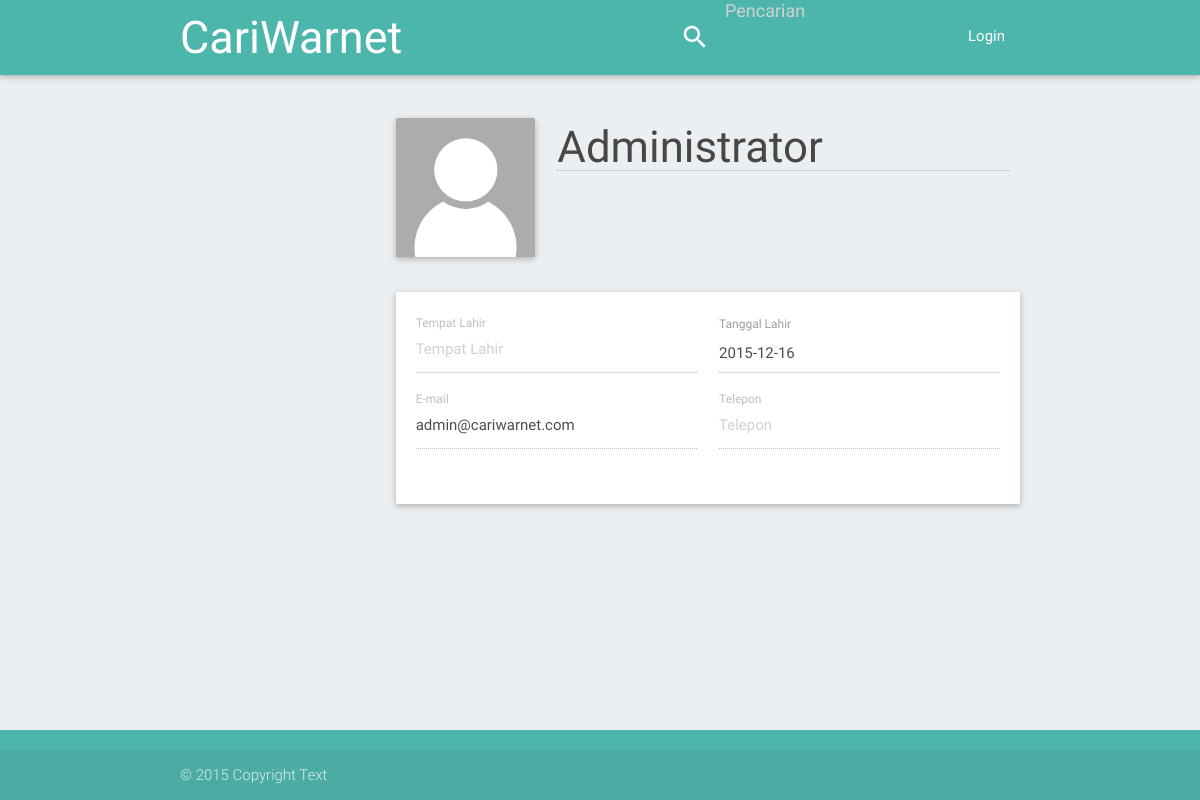
Page /profile?id=1 on the committed database.
### tables this page shows
CREATE TABLE `tblmember` (
  `mbr_id` int(8) NOT NULL,
  `mbr_username` varchar(64) NOT NULL,
  `mbr_password` varchar(32) NOT NULL,
  `mbr_name` varchar(200) NOT NULL,
  `mbr_email` varchar(64) NOT NULL,
  `mbr_tempat_lhr` varchar(100) DEFAULT '',
  `mbr_tgl_lhr` datetime(6) NOT NULL,
  `mbr_phone` varchar(30) DEFAULT '',
  `mbr_mode` tinyint(4) DEFAULT '1',
  `mbr_img` longblob,
  `mbr_img_nm` varchar(50) DEFAULT ''
);

### profile/profile.php (called while the page is built, shortened)
<?php
$isLogin = !empty($sessionUsername);
$curId = "";
if (!empty($_GET["id"])) {
	$curId = $_GET["id"];
}
$userId = $curId;
    if (isset($_POST["id"])
        && isset($_POST["name"])
        && isset($_POST["tempatLahir"])
        && isset($_POST["dateLahir"])
        && isset($_POST["email"])
        && isset($_POST["mode"])
        ) {
        $image = "NULL";
        $image_nm = "";
        $filename = "";
        if(!empty($_FILES['gambar'])) {
        	try {
        		if (is_uploaded_file($_FILES['gambar']['tmp_name']) && getimagesize($_FILES['gambar']['tmp_name']) != false) {
        			$size = getimagesize($_FILES['gambar']['tmp_name']);
                    $filename = $_FILES['gambar']['tmp_name'];
        			$type = $size['mime'];
                    $image = "'" . file_get_contents($filename) . "'";
        			$dimension = $size[3];
        			$image_nm = $_FILES['gambar']['name'];
        			$maxsize = 2097152;
        			if($_FILES['gambar']['size'] < $maxsize ) {
                    }
        			else {
        				throw new Exception("File Size Error");
        			}
        		}
        		else {
        			throw new Exception("Unsupported Image Format!");
        		}
        	}
        	catch(Exception $e) {
        		echo $e->getMessage();
        		echo 'Sorry, could not upload file';
        	}
        }
        $id = $_POST['id'];
        $name = $_POST['name'];
        $email = $_POST['email'];
        $tempatLahir = $_POST['tempatLahir'];
        $dateLahir = $_POST['dateLahir'];
        $phone = $_POST['phone'];
        $mode = $_POST['mode'];
        $id = AvoidSI($id);
        $name = AvoidSI($name);
        $email = AvoidSI($email);
        $tempatLahir = AvoidSI($tempatLahir);
        $dateLahir = AvoidSI($dateLahir);
        $phone = AvoidSI($phone);
        $mode = AvoidSI($mode);
        $image_nm = AvoidSI($image_nm);
        $dateLahir = strtotime($dateLahir);
        $dateCheck = true;
        $dateCheck = $dateCheck && !empty($dateLahir);
        if($dateCheck) {
            $dateLahir = date("Y-m-d", $dateLahir);
            $dateCheck = !empty($dateLahir);
        }
        if($dateCheck) {
		    include("../options/config.php");
            $query = "UPDATE cariwarnet.tblmember SET " .
                        "mbr_name = '$name', " .
                        "mbr_email = '$email', " .
                        "mbr_tempat_lhr = '$tempatLahir', " .
                        "mbr_tgl_lhr = '$dateLahir', " .
                        "mbr_phone = '$phone', " .
                        "mbr_img = " . (empty($filename) ? "NULL" : "'".  mysql_escape_string(file_get_contents($filename)) . "'") . ", " .
                        "mbr_img_nm = '$image_nm', " .
                        "mbr_mode = '$mode' " .
                        "WHERE mbr_id = $id";
            $sql = mysql_query($query);
            if ($sql) {
                $sessionName = $name;
                header("location:../profile?id=$id&success=1");
            }
            else header("location:../profile?id=$id&success=2");
        }
        else header("location:../profile?id=$id&success=3");
    }
	else if (!empty($_GET["id"])) {
        $isEdit = !empty($_GET["edit"]) && $curId == $sessionId;
		$query="SELECT * FROM tblmember WHERE mbr_id='$userId'";
		$hasil = mysql_query($query);
		$data = mysql_fetch_array($hasil);
		$count = mysql_num_rows($hasil);
		if ($count == 1)
		{
			$userName = $data["mbr_name"];
			$userEmail = $data["mbr_email"];
			$userTempatLahir = $data["mbr_tempat_lhr"];
			$userTanggalLahir = date("Y-m-d", strtotime($data["mbr_tgl_lhr"]));
			$userTelepon = $data["mbr_phone"];
		}
	}
	else {
        if (empty($sessionId)) header("location:../");
        else header("location:../profile?id=$sessionId");
    }
?>

### profile/index.php (the view, shortened to what this page needs)
<?php
include("../options/myLib.php");
include("profile.php");
?>
<!DOCTYPE html>
<html lang="en">
<head>
<?php
include("../options/initial.php");
?>
</head>
<body id="main-page" class="blue-grey lighten-5">
	<header>
		<nav class="teal lighten-2">
			<div class="container">
				<div class="nav-wrapper">
					<a href="<?=$prefix?>home" class="brand-logo">CariWarnet</a>
					<ul class="right hide-on-med-and-down">
						<li>
							<form name="search_1" method="get" action="<?=$prefix?>home">
								<div class="input-field">
									<input id="search1" type="search" name="search" placeholder="Pencarian" required>
									<label for="search1"><i class="material-icons">search</i></label>
									<i class="material-icons">close</i>
								</div>
							</form>
						</li>
						<li <?php if ($isLogin) echo "class=\"hide\""; ?>>
							<a href="<?=$prefix?>login" class="waves-effect waves-light">Login</a>
						</li>
					</ul>
				</div>
			</div>
		</nav>
	</header>
	<main>
		<div class="container">
			<form name="form_profile" method="post" action="<?=$_SERVER['PHP_SELF']?>" enctype="multipart/form-data">
				<div class="row">
					<div class="col s12 m9 push-m3">
                        <div class="row">
                            <div class="col m3">
                                <div class="card">
                                    <div class="card-image">
                                        <?php
                                            if (!empty($userImageName)) {
                                        ?>
                                        <img id="inputImg" src="<?= $prefix . "profile/display.php?id=" .$curId?>" width="100%" alt="">
                                        <?php
                                            } else {
                                        ?>
                                        <img id="inputImg" src="<?= $prefix . "img/empty_profile.jpg"; ?>" width="100%" alt="">
                                        <?php
                                            }
                                        ?>
                                    </div>
                                </div>
                            </div>
                            <div class="col m9 s12">
                                <div class="row">
                                    <div class="col s12">
                                        <div class="input-field col s12" style="padding-left: 0;">
                                            <input id="name" type="text" name="name" placeholder="Nama" value="<?=$userName?>" class="validate h3" autofocus <?php if (!$isEdit) echo "disabled" ?> tabindex="1">
                                        </div>
                                    </div>
                                </div>
                            </div>
                        </div>
						<div class="card">
							<div class="card-content">
								<div class="row">
									<div class="input-field col m6 s12">
										<input id="born" name="tempatLahir" placeholder="Tempat Lahir" type="text" class="validate" value="<?=$userTempatLahir?>" <?php if (!$isEdit) echo "disabled" ?> tabindex="2">
										<label for="born">Tempat Lahir</label>
									</div>
									<div class="col m6 s12 left-align">
										<label for="date">Tanggal Lahir</label>
										<input id="date" type="date" name="dateLahir" class="datepicker" style="height: 2.5rem !important" value="<?=$userTanggalLahir?>" required <?php if (!$isEdit) echo "disabled" ?> tabindex="3">
									</div>
									<div class="input-field col m6 s12">
										<input id="email" name="email" placeholder="E-mail" type="email" class="validate" value="<?=$userEmail?>" required <?php if (!$isEdit) echo "disabled" ?> tabindex="4">
										<label for="email">E-mail</label>
									</div>
									<div class="input-field col m6 s12">
										<input id="phone" name="phone" placeholder="Telepon" type="text" class="validate" value="<?=$userTelepon?>" <?php if (!$isEdit) echo "disabled" ?> tabindex="5">
										<label for="phone">Telepon</label>
									</div>
								</div>
							</div>
						</div>
					</div>
				</div>
			</form>
		</div>
	</main>
	<footer class="page-footer teal lighten-2 main">
		<div class="footer-copyright">
			<div class="container">© 2015 Copyright Text
	</footer>
</body>
</html>

### css/page.init.css (style rules this page uses)
.h3 { font-size: 2.92rem !important; line-height: 110% !important; margin: 1.46rem 0px 1.168rem; }
body#main-page { display: flex; min-height: 100vh; flex-direction: column; }
body#main-page main { padding-top: 110px; flex: 1 0 auto; }
body#main-page header { width: 100%; position: fixed; top: 0; left: 0; z-index: 999; -webkit-transition: height 0.3s; -moz-transition: height 0.3s; -ms-transition: height 0.3s; -o-transition: height 0.3s; transition: height 0.3s; }
body#main-page header nav .brand-logo { font-size: 3rem; }
body#main-page header nav, body#main-page header nav * { -webkit-transition: all 0.3s; -moz-transition: all 0.3s; -ms-transition: all 0.3s; -o-transition: all 0.3s; transition: all 0.3s; }
body#main-page header nav .nav-wrapper > ul > li > a { margin-top: -3px; }
body#main-page header nav { height: 75px; }
body#main-page header nav, body#main-page header nav .nav-wrapper i, body#main-page header nav a.button-collapse, body#main-page header nav a.button-collapse i { line-height: 75px; }
.nav-wrapper input[type="search"] { margin-bottom: 0px !important; }
input[type="text"]:disabled, input[type="text"][readonly="readonly"], input[type="password"]:disabled, input[type="password"][readonly="readonly"], input[type="email"]:disabled, input[type="email"][readonly="readonly"], input[type="url"]:disabled, input[type="url"][readonly="readonly"], input[type="time"]:disabled, input[type="time"][readonly="readonly"], input[type="date"]:disabled, input[type="date"][readonly="readonly"], input[type="datetime-local"]:disabled, input[type="datetime-local"][readonly="readonly"], input[type="tel"]:disabled, input[type="tel"][readonly="readonly"], input[type="number"]:disabled, input[type="number"][readonly="readonly"], input[type="search"]:disabled, input[type="search"][readonly="readonly"], textarea.materialize-textarea:disabled, textarea.materialize-textarea[readonly="readonly"] { color: rgba(0, 0, 0, 0.7); }

### rows in the picture
tblmember: name "Administrator", dateLahir "2015-12-16", email "admin@cariwarnet.com"
